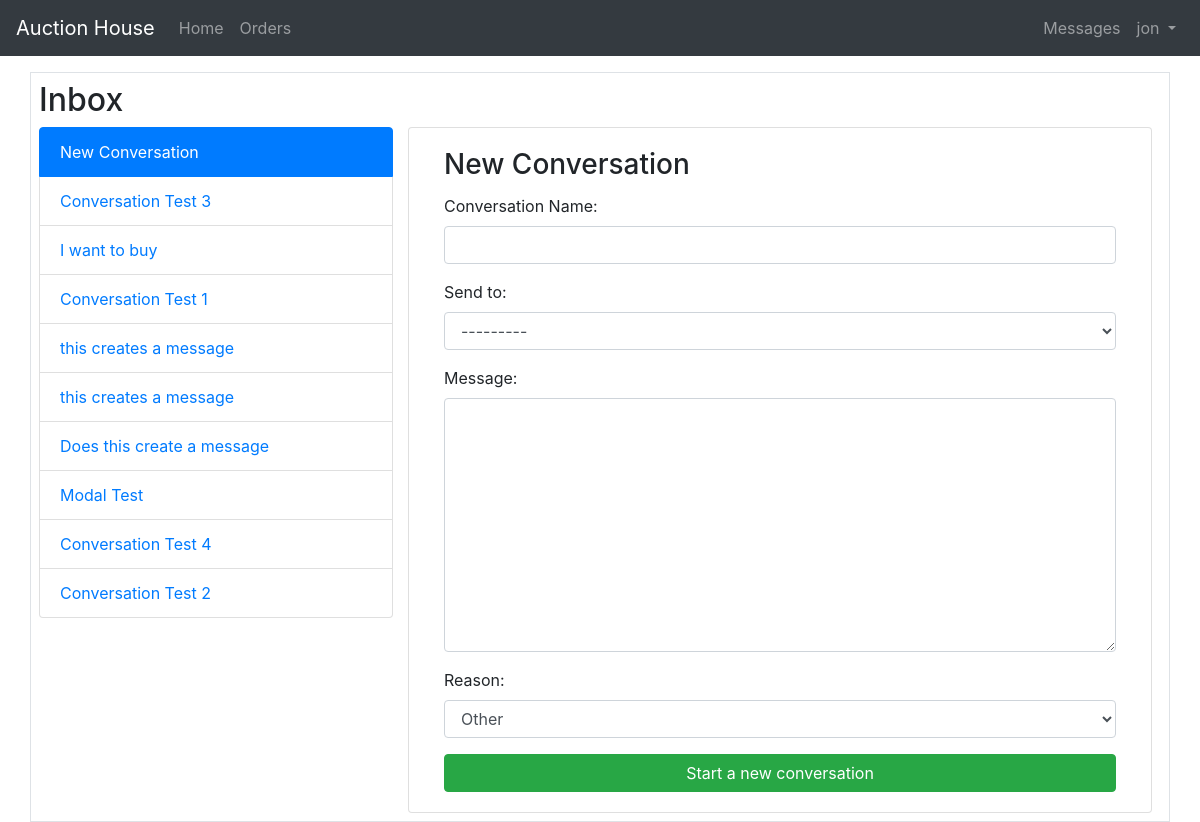
Screenshot of /messages/new_conversation (signed in) with the database file from the repository.
### dmessages/models.py (models this page shows, shortened)
class Conversation(models.Model):
    reason_choices=[
        ('Buy', 'Buy'),
        ('Sell', 'Sell'),
        ('Other', 'Other')
    ]
    name = models.CharField(max_length = 50)
    created_at = models.DateTimeField(auto_now_add=True)
    created_by = models.ForeignKey(User, on_delete=models.CASCADE, related_name='created_by')
    modified_at = models.DateTimeField(auto_now=True)
    send_to = models.ForeignKey(User, on_delete=models.CASCADE, related_name='Conversation')
    reason = models.CharField(max_length=100, choices=reason_choices, default='Other')

### dmessages/views.py (the view)
# urls.py: path('new_conversation', views.new_conversation, name='new_conversation'),
@login_required
def new_conversation(request):
    template = 'new_conversation2.html'
    queryset = Conversation.objects.filter(
        Q(created_by=request.user) |
        Q(send_to=request.user)
    ).order_by('-modified_at')
    form = NewConversationForm()
    context = {
        'conversations': queryset,
        'form': form
    }
    if request.method == 'POST':
        form = NewConversationForm(request.POST)
        if form.is_valid():
            conversation = form.save(commit=False)
            conversation.created_by = request.user
            conversation.save()
            Message.objects.create(
                conversation=conversation,
                sender=request.user,
                receiver=form.cleaned_data.get('send_to'),
                message=form.cleaned_data.get('message')
            )
            return redirect('inbox', pk=1)
    else:
        form = NewConversationForm()
    return render(request, template, context)

### dmessages/forms.py
class NewConversationForm(ModelForm):
    reason_choices=[
        ('Buy', 'I want to buy'),
        ('Sell', 'I want to sell'),
        ('Other', 'Other')
    ]
    message = forms.CharField(widget = forms.Textarea(), max_length=4000, required=True)
    class Meta:
        model = Conversation
        fields = ['name', 'send_to', 'message', 'reason']
        labels = {
            'name': 'Conversation Name'
        }

### templates/new_conversation2.html (shortened to what this page needs)
{% extends 'base.html' %}
{% load widget_tweaks %}
{% block content %}
<br>
<br>
<div class="container border mt-4 p-2">
    <h2> Inbox </h2>
<div class="row">
    <div class="col-4">
      <div class="list-group" id="list-tab" >
        <a class="list-group-item active" href="{% url 'new_conversation' %}"> New Conversation </a>
        {% for conversation in conversations %}
        <a class="list-group-item {% if conversation.id == pk %} active {% endif %}" id="list-home-list"  href="{% url 'inbox' conversation.id %}"  aria-controls="home">{{conversation.name}}</a>
        {% endfor %}
      </div>
    </div>
    <div class="col-8">
      <div class="row justify-content-center">
      <div class="card container-fluid mr-4" >
        <div class="card-body">
          <h3 class="card-title"> New Conversation </h3>
          <form method="post" novalidate>
            {% include "includes/form.html" %}
            <button type="submit" name="button" class="btn btn-success btn-block"> Start a new conversation </button>
          </form>
        </div>
      </div>
      </div>
    </div>
</div>
{% endblock content %}

### templates/base.html (shortened to what this page needs)
<!DOCTYPE html>
<html lang="en" dir="ltr">
  <head>
    <link rel="stylesheet" href="https://cdn.jsdelivr.net/npm/bootstrap@4.5.3/dist/css/bootstrap.min.css">
  </head>
  <body>
    {% block body %}
    <nav class="navbar fixed-top navbar-expand-lg navbar-dark bg-dark">
      <a href="#" class="navbar-brand"> Auction House </a>
      <div class="collapse navbar-collapse" id="navbarNavDropdown">
        <ul class="navbar-nav">
          <li class="nav-item ">
            <a href="{% url 'home' %}" class="nav-link"> Home </a>
          </li>
          <li class="navbar-nav">
            <a href="{% url 'search_orders'%}" class="nav-link"> Orders </a>
          </li>
        </ul>
        <ul class="ml-auto navbar-nav ">
          <li class="nav-item dropdown">
            {% if user.is_authenticated %}
              <li class="navbar-nav">
                <a class="nav-link" href="{% url 'inbox' 19 %}"> Messages </a>
              </li>
              <a class="nav-link dropdown-toggle" id= "navbarUserlink" data-toggle="dropdown" href="#">
                {{user.username}}
              </a>
            {% else %}
              <form class="form-inline ml-auto">
                <a href="{% url 'login' %}" class="btn btn-outline-secondary"> Log In </a>
                <a href="{% url 'signup' %}" class="btn btn-primary ml-2"> Sign Up </a>
              </form>
            {% endif %}
          </li>
        </ul>
      </div>
    </nav>
    {% block content %}
    {% endblock content %}
    {% endblock body %}
  </body>
</html>

### rows the page displays
Conversation: name "Conversation Test 3"
Conversation: name "I want to buy"
Conversation: name "Conversation Test 1"
Conversation: name "this creates a message"
Conversation: name "this creates a message"
Conversation: name "Does this create a message"
Conversation: name "Modal Test"
Conversation: name "Conversation Test 4"
Conversation: name "Conversation Test 2"

### other values shown
{{ user.username }} "jon"
{{ field.label_tag }} "Conversation Name:" "Send to:" "Message:" "Reason:"
